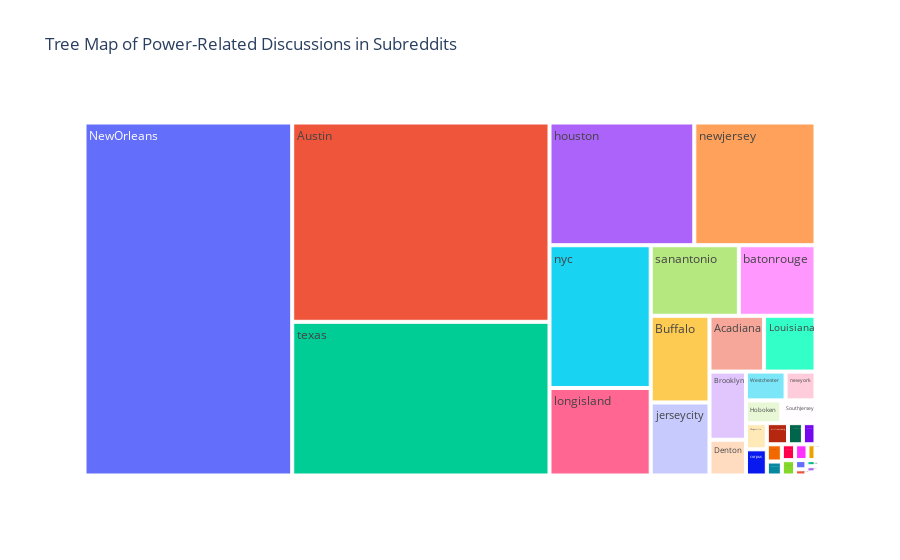

The notebook cell saved with this chart:
### Code cell
active_subreddits_df = active_subreddits.reset_index()
active_subreddits_df.columns = ['Subreddit', 'Discussions']

# Create the tree map
fig = px.treemap(active_subreddits_df, path=['Subreddit'], values='Discussions',
                 title='Tree Map of Power-Related Discussions in Subreddits')
fig.show()

### Figure 1 — Plotly figure (JSON) as saved in the notebook; plotly's stock layout.template omitted (floating-point values rounded to 4 significant figures)
{"data": [{"branchvalues": "total", "domain": {"x": [0, 1], "y": [0, 1]}, "hovertemplate": "labels=%{label}<br>Discussions=%{value}<br>parent=%{parent}<br>id=%{id}<extra></extra>", "ids": ["Acadiana", "Adirondacks", "AsburyPark", "Austin", "Brooklyn", "Buffalo", "Bushwick", "CentralLouisiana", "CorpusChristi", "Denton", "ForestHills", "Hoboken", "Louisiana", "NOLA", "NewBrunswickNJ", "NewOrleans", "Newark", "Pflugerville", "Queens", "SouthJersey", "Westchester", "batonrouge", "bronx", "corpus", "galveston", "houma", "houston", "hudsonvalley", "jerseycity", "longisland", "newjersey", "newyork", "nyc", "parkslope", "sanantonio", "texas", "williamsburg"], "labels": ["Acadiana", "Adirondacks", "AsburyPark", "Austin", "Brooklyn", "Buffalo", "Bushwick", "CentralLouisiana", "CorpusChristi", "Denton", "ForestHills", "Hoboken", "Louisiana", "NOLA", "NewBrunswickNJ", "NewOrleans", "Newark", "Pflugerville", "Queens", "SouthJersey", "Westchester", "batonrouge", "bronx", "corpus", "galveston", "houma", "houston", "hudsonvalley", "jerseycity", "longisland", "newjersey", "newyork", "nyc", "parkslope", "sanantonio", "texas", "williamsburg"], "name": "", "parents": ["", "", "", "", "", "", "", "", "", "", "", "", "", "", "", "", "", "", "", "", "", "", "", "", "", "", "", "", "", "", "", "", "", "", "", "", ""], "type": "treemap", "values": [435, 30, 29, 7323, 355, 728, 15, 10, 18, 186, 1, 115, 410, 8, 2, 10471, 38, 78, 30, 111, 163, 772, 1, 78, 37, 28, 2538, 45, 613, 1265, 2124, 123, 2063, 8, 888, 5647, 64]}], "layout": {"legend": {"tracegroupgap": 0}, "title": {"text": "Tree Map of Power-Related Discussions in Subreddits"}}}
